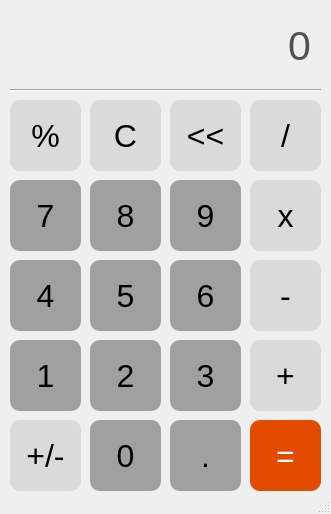
<?xml version="1.0" encoding="UTF-8"?>
<ui version="4.0">
 <class>MainWindow</class>
 <widget class="QMainWindow" name="MainWindow">
  <property name="geometry">
   <rect>
    <x>0</x>
    <y>0</y>
    <width>331</width>
    <height>514</height>
   </rect>
  </property>
  <property name="focusPolicy">
   <enum>Qt::NoFocus</enum>
  </property>
  <property name="windowTitle">
   <string>Calculator</string>
  </property>
  <widget class="QWidget" name="centralwidget">
   <widget class="QLabel" name="outputLabel">
    <property name="geometry">
     <rect>
      <x>20</x>
      <y>0</y>
      <width>291</width>
      <height>91</height>
     </rect>
    </property>
    <property name="font">
     <font>
      <pointsize>31</pointsize>
     </font>
    </property>
    <property name="cursor">
     <cursorShape>ArrowCursor</cursorShape>
    </property>
    <property name="styleSheet">
     <string notr="true">color:rgb(81, 81, 81)</string>
    </property>
    <property name="frameShape">
     <enum>QFrame::NoFrame</enum>
    </property>
    <property name="text">
     <string>0</string>
    </property>
    <property name="alignment">
     <set>Qt::AlignRight|Qt::AlignTrailing|Qt::AlignVCenter</set>
    </property>
    <property name="margin">
     <number>0</number>
    </property>
   </widget>
   <widget class="QPushButton" name="percentButton">
    <property name="geometry">
     <rect>
      <x>10</x>
      <y>100</y>
      <width>71</width>
      <height>71</height>
     </rect>
    </property>
    <property name="font">
     <font>
      <pointsize>24</pointsize>
     </font>
    </property>
    <property name="cursor">
     <cursorShape>PointingHandCursor</cursorShape>
    </property>
    <property name="focusPolicy">
     <enum>Qt::StrongFocus</enum>
    </property>
    <property name="autoFillBackground">
     <bool>false</bool>
    </property>
    <property name="styleSheet">
     <string notr="true">QPushButton{
background-color:rgb(218, 218, 218);
border-radius:10px;
}
QPushButton:hover {
background-color:rgb(204, 204, 204)
}
QPushButton:pressed {
background-color:rgb(218, 218, 218);
}</string>
    </property>
    <property name="text">
     <string>%</string>
    </property>
    <property name="checkable">
     <bool>false</bool>
    </property>
    <property name="autoDefault">
     <bool>false</bool>
    </property>
    <property name="default">
     <bool>false</bool>
    </property>
    <property name="flat">
     <bool>false</bool>
    </property>
   </widget>
   <widget class="QPushButton" name="clearButton">
    <property name="geometry">
     <rect>
      <x>90</x>
      <y>100</y>
      <width>71</width>
      <height>71</height>
     </rect>
    </property>
    <property name="font">
     <font>
      <pointsize>24</pointsize>
     </font>
    </property>
    <property name="cursor">
     <cursorShape>PointingHandCursor</cursorShape>
    </property>
    <property name="focusPolicy">
     <enum>Qt::StrongFocus</enum>
    </property>
    <property name="styleSheet">
     <string notr="true">QPushButton{
background-color:rgb(218, 218, 218);
border-radius:10px;
}
QPushButton:hover {
background-color:rgb(204, 204, 204)
}
QPushButton:pressed {
background-color:rgb(218, 218, 218);
}</string>
    </property>
    <property name="text">
     <string>C</string>
    </property>
   </widget>
   <widget class="QPushButton" name="aeroButton">
    <property name="geometry">
     <rect>
      <x>170</x>
      <y>100</y>
      <width>71</width>
      <height>71</height>
     </rect>
    </property>
    <property name="font">
     <font>
      <pointsize>24</pointsize>
     </font>
    </property>
    <property name="cursor">
     <cursorShape>PointingHandCursor</cursorShape>
    </property>
    <property name="focusPolicy">
     <enum>Qt::StrongFocus</enum>
    </property>
    <property name="styleSheet">
     <string notr="true">QPushButton{
background-color:rgb(218, 218, 218);
border-radius:10px;
}
QPushButton:hover {
background-color:rgb(204, 204, 204)
}
QPushButton:pressed {
background-color:rgb(218, 218, 218);
}</string>
    </property>
    <property name="text">
     <string>&lt;&lt;</string>
    </property>
   </widget>
   <widget class="QPushButton" name="slashButton">
    <property name="geometry">
     <rect>
      <x>250</x>
      <y>100</y>
      <width>71</width>
      <height>71</height>
     </rect>
    </property>
    <property name="font">
     <font>
      <pointsize>24</pointsize>
     </font>
    </property>
    <property name="cursor">
     <cursorShape>PointingHandCursor</cursorShape>
    </property>
    <property name="focusPolicy">
     <enum>Qt::StrongFocus</enum>
    </property>
    <property name="styleSheet">
     <string notr="true">QPushButton{
background-color:rgb(218, 218, 218);
border-radius:10px;
}
QPushButton:hover {
background-color:rgb(204, 204, 204)
}
QPushButton:pressed {
background-color:rgb(218, 218, 218);
}</string>
    </property>
    <property name="text">
     <string>/</string>
    </property>
   </widget>
   <widget class="QPushButton" name="multiplyButton">
    <property name="geometry">
     <rect>
      <x>250</x>
      <y>180</y>
      <width>71</width>
      <height>71</height>
     </rect>
    </property>
    <property name="font">
     <font>
      <pointsize>24</pointsize>
     </font>
    </property>
    <property name="cursor">
     <cursorShape>PointingHandCursor</cursorShape>
    </property>
    <property name="focusPolicy">
     <enum>Qt::StrongFocus</enum>
    </property>
    <property name="styleSheet">
     <string notr="true">QPushButton{
background-color:rgb(218, 218, 218);
border-radius:10px;
}
QPushButton:hover {
background-color:rgb(204, 204, 204)
}
QPushButton:pressed {
background-color:rgb(218, 218, 218);
}</string>
    </property>
    <property name="text">
     <string>x</string>
    </property>
   </widget>
   <widget class="QPushButton" name="sevenButton">
    <property name="geometry">
     <rect>
      <x>10</x>
      <y>180</y>
      <width>71</width>
      <height>71</height>
     </rect>
    </property>
    <property name="font">
     <font>
      <pointsize>24</pointsize>
     </font>
    </property>
    <property name="cursor">
     <cursorShape>PointingHandCursor</cursorShape>
    </property>
    <property name="focusPolicy">
     <enum>Qt::StrongFocus</enum>
    </property>
    <property name="styleSheet">
     <string notr="true">QPushButton{
background-color:rgb(160, 160, 160);
border-radius:10px;
}
QPushButton:hover {
background-color:rgb(193, 193, 193)
}
QPushButton:pressed {
background-color:white;
}</string>
    </property>
    <property name="text">
     <string>7</string>
    </property>
   </widget>
   <widget class="QPushButton" name="eightButton">
    <property name="geometry">
     <rect>
      <x>90</x>
      <y>180</y>
      <width>71</width>
      <height>71</height>
     </rect>
    </property>
    <property name="font">
     <font>
      <pointsize>24</pointsize>
     </font>
    </property>
    <property name="cursor">
     <cursorShape>PointingHandCursor</cursorShape>
    </property>
    <property name="focusPolicy">
     <enum>Qt::StrongFocus</enum>
    </property>
    <property name="styleSheet">
     <string notr="true">QPushButton{
background-color:rgb(160, 160, 160);
border-radius:10px;
}
QPushButton:hover {
background-color:rgb(193, 193, 193)
}
QPushButton:pressed {
background-color:white;
}</string>
    </property>
    <property name="text">
     <string>8</string>
    </property>
   </widget>
   <widget class="QPushButton" name="nineButton">
    <property name="geometry">
     <rect>
      <x>170</x>
      <y>180</y>
      <width>71</width>
      <height>71</height>
     </rect>
    </property>
    <property name="font">
     <font>
      <pointsize>24</pointsize>
     </font>
    </property>
    <property name="cursor">
     <cursorShape>PointingHandCursor</cursorShape>
    </property>
    <property name="focusPolicy">
     <enum>Qt::StrongFocus</enum>
    </property>
    <property name="styleSheet">
     <string notr="true">QPushButton{
background-color:rgb(160, 160, 160);
border-radius:10px;
}
QPushButton:hover {
background-color:rgb(193, 193, 193)
}
QPushButton:pressed {
background-color:white;
}</string>
    </property>
    <property name="text">
     <string>9</string>
    </property>
   </widget>
   <widget class="QPushButton" name="sixButton">
    <property name="geometry">
     <rect>
      <x>170</x>
      <y>260</y>
      <width>71</width>
      <height>71</height>
     </rect>
    </property>
    <property name="font">
     <font>
      <pointsize>24</pointsize>
     </font>
    </property>
    <property name="cursor">
     <cursorShape>PointingHandCursor</cursorShape>
    </property>
    <property name="focusPolicy">
     <enum>Qt::StrongFocus</enum>
    </property>
    <property name="acceptDrops">
     <bool>false</bool>
    </property>
    <property name="styleSheet">
     <string notr="true">QPushButton{
background-color:rgb(160, 160, 160);
border-radius:10px;
}
QPushButton:hover {
background-color:rgb(193, 193, 193)
}
QPushButton:pressed {
background-color:white;
}</string>
    </property>
    <property name="text">
     <string>6</string>
    </property>
    <property name="flat">
     <bool>false</bool>
    </property>
   </widget>
   <widget class="QPushButton" name="fourButton">
    <property name="geometry">
     <rect>
      <x>10</x>
      <y>260</y>
      <width>71</width>
      <height>71</height>
     </rect>
    </property>
    <property name="font">
     <font>
      <pointsize>24</pointsize>
     </font>
    </property>
    <property name="cursor">
     <cursorShape>PointingHandCursor</cursorShape>
    </property>
    <property name="focusPolicy">
     <enum>Qt::StrongFocus</enum>
    </property>
    <property name="styleSheet">
     <string notr="true">QPushButton{
background-color:rgb(160, 160, 160);
border-radius:10px;
}
QPushButton:hover {
background-color:rgb(193, 193, 193)
}
QPushButton:pressed {
background-color:white;
}</string>
    </property>
    <property name="text">
     <string>4</string>
    </property>
   </widget>
   <widget class="QPushButton" name="minusbutton">
    <property name="geometry">
     <rect>
      <x>250</x>
      <y>260</y>
      <width>71</width>
      <height>71</height>
     </rect>
    </property>
    <property name="font">
     <font>
      <pointsize>24</pointsize>
     </font>
    </property>
    <property name="cursor">
     <cursorShape>PointingHandCursor</cursorShape>
    </property>
    <property name="focusPolicy">
     <enum>Qt::StrongFocus</enum>
    </property>
    <property name="styleSheet">
     <string notr="true">QPushButton{
background-color:rgb(218, 218, 218);
border-radius:10px;
}
QPushButton:hover {
background-color:rgb(204, 204, 204)
}
QPushButton:pressed {
background-color:rgb(218, 218, 218);
}</string>
    </property>
    <property name="text">
     <string>-</string>
    </property>
   </widget>
   <widget class="QPushButton" name="fiveButton">
    <property name="geometry">
     <rect>
      <x>90</x>
      <y>260</y>
      <width>71</width>
      <height>71</height>
     </rect>
    </property>
    <property name="font">
     <font>
      <pointsize>24</pointsize>
     </font>
    </property>
    <property name="cursor">
     <cursorShape>PointingHandCursor</cursorShape>
    </property>
    <property name="focusPolicy">
     <enum>Qt::StrongFocus</enum>
    </property>
    <property name="styleSheet">
     <string notr="true">QPushButton{
background-color:rgb(160, 160, 160);
border-radius:10px;
}
QPushButton:hover {
background-color:rgb(193, 193, 193)
}
QPushButton:pressed {
background-color:white;
}</string>
    </property>
    <property name="text">
     <string>5</string>
    </property>
   </widget>
   <widget class="QPushButton" name="twoButton">
    <property name="geometry">
     <rect>
      <x>90</x>
      <y>340</y>
      <width>71</width>
      <height>71</height>
     </rect>
    </property>
    <property name="font">
     <font>
      <pointsize>24</pointsize>
     </font>
    </property>
    <property name="cursor">
     <cursorShape>PointingHandCursor</cursorShape>
    </property>
    <property name="focusPolicy">
     <enum>Qt::StrongFocus</enum>
    </property>
    <property name="styleSheet">
     <string notr="true">QPushButton{
background-color:rgb(160, 160, 160);
border-radius:10px;
}
QPushButton:hover {
background-color:rgb(193, 193, 193)
}
QPushButton:pressed {
background-color:white;
}</string>
    </property>
    <property name="text">
     <string>2</string>
    </property>
   </widget>
   <widget class="QPushButton" name="plusButton">
    <property name="geometry">
     <rect>
      <x>250</x>
      <y>340</y>
      <width>71</width>
      <height>71</height>
     </rect>
    </property>
    <property name="font">
     <font>
      <pointsize>24</pointsize>
     </font>
    </property>
    <property name="cursor">
     <cursorShape>PointingHandCursor</cursorShape>
    </property>
    <property name="focusPolicy">
     <enum>Qt::StrongFocus</enum>
    </property>
    <property name="styleSheet">
     <string notr="true">QPushButton{
background-color:rgb(218, 218, 218);
border-radius:10px;
}
QPushButton:hover {
background-color:rgb(204, 204, 204)
}
QPushButton:pressed {
background-color:rgb(218, 218, 218);
}</string>
    </property>
    <property name="text">
     <string>+</string>
    </property>
   </widget>
   <widget class="QPushButton" name="oneButton">
    <property name="geometry">
     <rect>
      <x>10</x>
      <y>340</y>
      <width>71</width>
      <height>71</height>
     </rect>
    </property>
    <property name="font">
     <font>
      <pointsize>24</pointsize>
     </font>
    </property>
    <property name="cursor">
     <cursorShape>PointingHandCursor</cursorShape>
    </property>
    <property name="focusPolicy">
     <enum>Qt::StrongFocus</enum>
    </property>
    <property name="styleSheet">
     <string notr="true">QPushButton{
background-color:rgb(160, 160, 160);
border-radius:10px;
}
QPushButton:hover {
background-color:rgb(193, 193, 193)
}
QPushButton:pressed {
background-color:white;
}</string>
    </property>
    <property name="text">
     <string>1</string>
    </property>
   </widget>
   <widget class="QPushButton" name="threeButton">
    <property name="geometry">
     <rect>
      <x>170</x>
      <y>340</y>
      <width>71</width>
      <height>71</height>
     </rect>
    </property>
    <property name="font">
     <font>
      <pointsize>24</pointsize>
     </font>
    </property>
    <property name="cursor">
     <cursorShape>PointingHandCursor</cursorShape>
    </property>
    <property name="focusPolicy">
     <enum>Qt::StrongFocus</enum>
    </property>
    <property name="styleSheet">
     <string notr="true">QPushButton{
background-color:rgb(160, 160, 160);
border-radius:10px;
}
QPushButton:hover {
background-color:rgb(193, 193, 193)
}
QPushButton:pressed {
background-color:white;
}</string>
    </property>
    <property name="text">
     <string>3</string>
    </property>
   </widget>
   <widget class="QPushButton" name="dotButton">
    <property name="geometry">
     <rect>
      <x>170</x>
      <y>420</y>
      <width>71</width>
      <height>71</height>
     </rect>
    </property>
    <property name="font">
     <font>
      <pointsize>24</pointsize>
     </font>
    </property>
    <property name="cursor">
     <cursorShape>PointingHandCursor</cursorShape>
    </property>
    <property name="focusPolicy">
     <enum>Qt::StrongFocus</enum>
    </property>
    <property name="styleSheet">
     <string notr="true">QPushButton{
background-color:rgb(160, 160, 160);
border-radius:10px;
}
QPushButton:hover {
background-color:rgb(193, 193, 193)
}
QPushButton:pressed {
background-color:white;
}</string>
    </property>
    <property name="text">
     <string>.</string>
    </property>
   </widget>
   <widget class="QPushButton" name="plusminusButton">
    <property name="geometry">
     <rect>
      <x>10</x>
      <y>420</y>
      <width>71</width>
      <height>71</height>
     </rect>
    </property>
    <property name="font">
     <font>
      <pointsize>24</pointsize>
     </font>
    </property>
    <property name="cursor">
     <cursorShape>PointingHandCursor</cursorShape>
    </property>
    <property name="focusPolicy">
     <enum>Qt::StrongFocus</enum>
    </property>
    <property name="styleSheet">
     <string notr="true">QPushButton{
background-color:rgb(218, 218, 218);
border-radius:10px;
}
QPushButton:hover {
background-color:rgb(204, 204, 204)
}
QPushButton:pressed {
background-color:rgb(218, 218, 218);
}</string>
    </property>
    <property name="text">
     <string>+/-</string>
    </property>
   </widget>
   <widget class="QPushButton" name="equalsButton">
    <property name="geometry">
     <rect>
      <x>250</x>
      <y>420</y>
      <width>71</width>
      <height>71</height>
     </rect>
    </property>
    <property name="font">
     <font>
      <pointsize>24</pointsize>
     </font>
    </property>
    <property name="cursor">
     <cursorShape>PointingHandCursor</cursorShape>
    </property>
    <property name="focusPolicy">
     <enum>Qt::StrongFocus</enum>
    </property>
    <property name="autoFillBackground">
     <bool>false</bool>
    </property>
    <property name="styleSheet">
     <string notr="true">QPushButton{
background-color:rgb(227, 76, 0);
color:white;
border-radius:10px;
}
QPushButton:hover {
background-color:rgb(249, 83, 0)
}
QPushButton:pressed {
background-color:rgb(227, 76, 0);
}</string>
    </property>
    <property name="text">
     <string>=</string>
    </property>
   </widget>
   <widget class="QPushButton" name="zeroButton">
    <property name="geometry">
     <rect>
      <x>90</x>
      <y>420</y>
      <width>71</width>
      <height>71</height>
     </rect>
    </property>
    <property name="font">
     <font>
      <pointsize>24</pointsize>
     </font>
    </property>
    <property name="cursor">
     <cursorShape>PointingHandCursor</cursorShape>
    </property>
    <property name="focusPolicy">
     <enum>Qt::StrongFocus</enum>
    </property>
    <property name="styleSheet">
     <string notr="true">QPushButton{
background-color:rgb(160, 160, 160);
border-radius:10px;
}
QPushButton:hover {
background-color:rgb(193, 193, 193)
}
QPushButton:pressed {
background-color:white;
}</string>
    </property>
    <property name="text">
     <string>0</string>
    </property>
   </widget>
   <widget class="Line" name="line">
    <property name="geometry">
     <rect>
      <x>10</x>
      <y>80</y>
      <width>311</width>
      <height>20</height>
     </rect>
    </property>
    <property name="orientation">
     <enum>Qt::Horizontal</enum>
    </property>
   </widget>
  </widget>
  <widget class="QMenuBar" name="menubar">
   <property name="geometry">
    <rect>
     <x>0</x>
     <y>0</y>
     <width>331</width>
     <height>22</height>
    </rect>
   </property>
  </widget>
  <widget class="QStatusBar" name="statusbar"/>
 </widget>
 <resources/>
 <connections/>
</ui>
